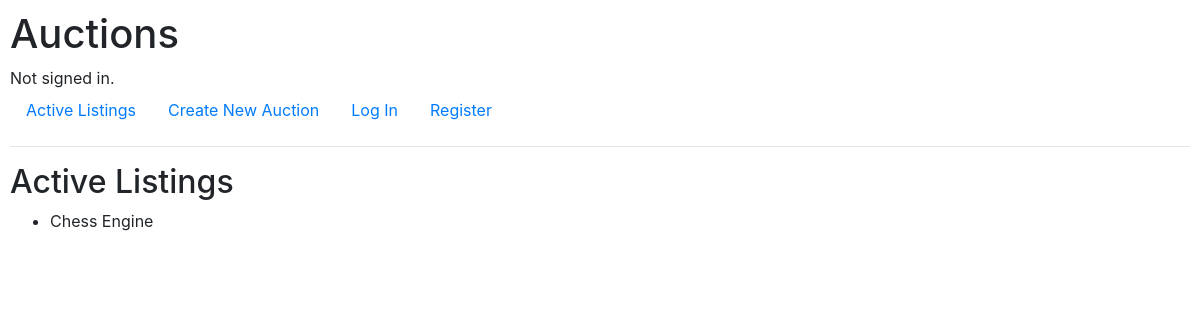
Before: / with the older database file.
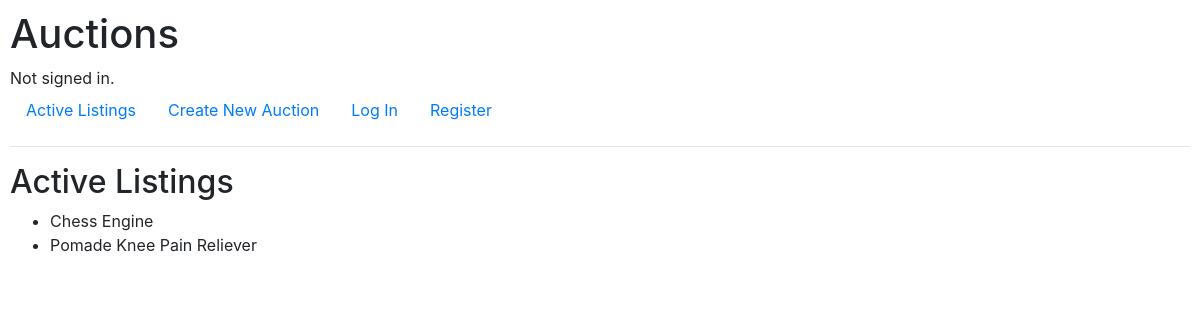
After: the same page with the newer database file.
### auctions/models.py (models this page shows, shortened)
class AuctionListings(models.Model):
    LISTING_CATEGORIES = [
        ('OTH', 'Other'),
        ('HOM', 'Home'),
        ('FAS', 'Fashion'),
        ('TOY', 'Toys'),
        ('ELE', 'Electronics'),
        ('BAB', 'Baby'),
        ('AUT', 'Automotive'),
    ]
    user = models.ForeignKey(User, on_delete=models.CASCADE)
    itemTitle = models.CharField(max_length=80)
    itemDescription = models.CharField(max_length=450)
    listingImg = models.CharField(max_length=250, null=True, blank=True)
    initialBid = models.DecimalField(max_digits=10, decimal_places=2)
    category = models.CharField(max_length=15, choices=LISTING_CATEGORIES, default=LISTING_CATEGORIES[0][0])
    isActive = models.BooleanField(default=True)
    date = models.DateField()

### auctions/views.py (the view)
# urls.py: path("", views.index, name="index"),
def index(request):
    listing = AuctionListings.objects.all()
    return render(request, "auctions/index.html", {
        "listing": listing
    })

### auctions/templates/auctions/index.html
{% extends "auctions/layout.html" %}
{% block body %}
    <h2>Active Listings</h2>
    <ul>
        {% for item in listing %}
            <li>{{ item.itemTitle }}</li>
        {% endfor %}
    </ul>
{% endblock %}

### auctions/templates/auctions/layout.html (shortened to what this page needs)
{% load static %}
<!DOCTYPE html>
<html lang="en">
    <head>
        <link rel="stylesheet" href="https://stackpath.bootstrapcdn.com/bootstrap/4.4.1/css/bootstrap.min.css">
        <link href="{% static 'auctions/styles.css' %}" rel="stylesheet">
    </head>
    <body>
        <h1>Auctions</h1>
        <div>
            {% if user.is_authenticated %}
                Signed in as <strong>{{ user.username }}</strong>.
            {% else %}
                Not signed in.
            {% endif %}
        </div>
        <ul class="nav">
            <li class="nav-item">
                <a class="nav-link" href="{% url 'index' %}">Active Listings</a>
            </li>
            <li>
                <a class="nav-link" href="{% url 'newListing' %}">Create New Auction</a>
            </li>
            {% if user.is_authenticated %}
                <li class="nav-item">
                    <a class="nav-link" href="{% url 'logout' %}">Log Out</a>
                </li>
            {% else %}
                <li class="nav-item">
                    <a class="nav-link" href="{% url 'login' %}">Log In</a>
                </li>
                <li class="nav-item">
                    <a class="nav-link" href="{% url 'register' %}">Register</a>
                </li>
            {% endif %}
        </ul>
        <hr>
        {% block body %}
        {% endblock %}
    </body>
</html>

### auctions/static/auctions/styles.css (style rules this page uses)
body { padding: 10px; }

Changed rows visible on the page:
added AuctionListings: itemTitle "Pomade Knee Pain Reliever"
